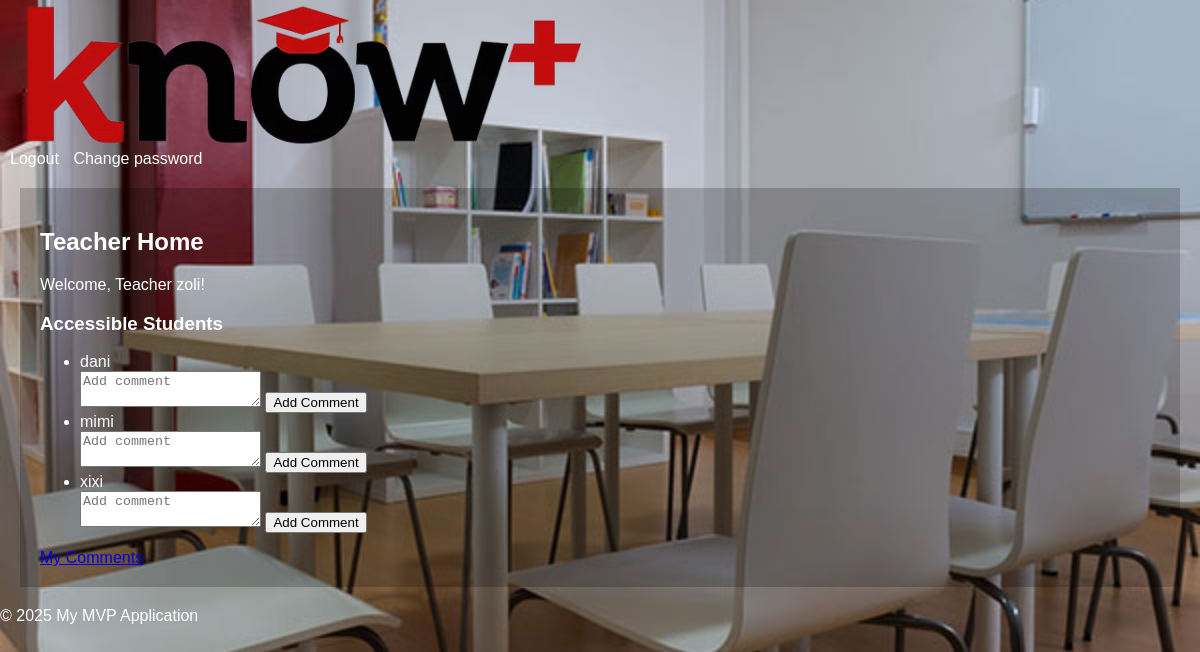
The app's page /teacher (signed in) with its own data.
### models.py (models this page shows, shortened)
class User(db.Model, UserMixin):
    id = db.Column(db.Integer, primary_key=True)
    username = db.Column(db.String(80), unique=True, nullable=False)
    password_hash = db.Column(db.String(128))
    user_type = db.Column(db.Enum(UserType), nullable=False)  # Using UserType enum for role

### app.py (the view)
@app.route('/teacher')
@login_required
def teacher_home():
    if current_user.user_type != UserType.TEACHER:
        return 'Unauthorized', 403
    teacher_students = TeacherStudent.query.filter_by(teacher_id=current_user.id).all()
    students = [ts.student for ts in teacher_students]
    return render_template('teacher_home.html', students=students)

### app.py (called while the page is built)
@login_manager.user_loader
def load_user(user_id):
    return User.query.get(int(user_id))  # Load from the unified User model

### templates/teacher_home.html (shortened to what this page needs)
{% extends 'base.html' %}
{% block content %}
<div class="teacher_student_container">
    <h2>Teacher Home</h2>
    {% if admin_view %}
    <div class="alert alert-info" role="alert">
        You are viewing this page as Administrator.
    </div>
    <p>Viewing Teacher Page: <strong>{{ teacher.username }}</strong></p> {# Added teacher username display for admin
    view #}
    {% else %}
    <p>Welcome, Teacher {{ current_user.username }}!</p>
    {% endif %}
    <h3>Accessible Students</h3>
    <ul class="list-group">
        {% set sorted_students = students | sort(attribute='username') %}
        {% for student in sorted_students %}
        <li class="list-group-item">{{ student.username }}</li>
        <form action="{{ url_for('add_comment', student_id=student.id) }}" method="post">
            <textarea name="comment" placeholder="Add comment" required></textarea>
            <button type="submit">Add Comment</button>
        </form>
        {% else %}
        <li class="list-group-item">No students are accessible to you yet.</li>
        {% endfor %}
    </ul>
    <a href="{{ url_for('my_comments') }}">My Comments</a>
</div>
{% endblock %}

### static/css/style.css (style rules this page uses)
body { font-family: sans-serif; margin: 0; padding: 0; color: white; background-image: url('static/img/background.jpg'); background-size: cover; background-position: center; }
.teacher_student_container { padding: 20px; margin: 20px; background-color: rgba(0, 0, 0, 0.2); }

### records on screen
User: username "zoli"
User: username "dani"
User: username "mimi"
User: username "xixi"
